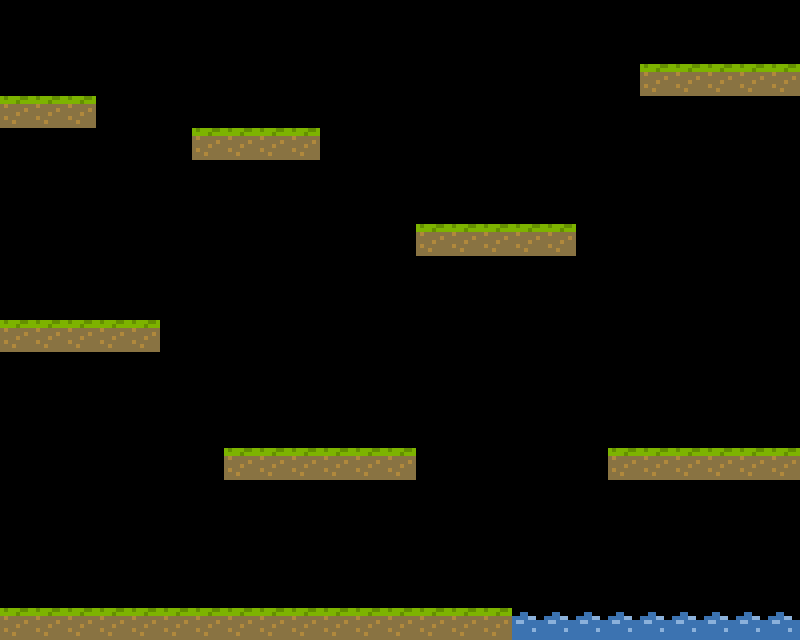

Rendered tile map (Tiled .tmx) drawn with the repository's tilesets; below, a short description and the map source with its tile grids summarised:
An orthogonal 25x20 tile map with 32x32 px tiles, 1 tile layer (ground), 3 tilesets and 3 objects.

<map version="1.0" orientation="orthogonal" renderorder="right-down" width="25" height="20" tilewidth="32" tileheight="32" nextobjectid="10">
 <tileset firstgid="1" name="tiles" tilewidth="32" tileheight="32">
  <image source="img/tilemap.png" width="128" height="64" />
 </tileset>
 <tileset firstgid="9" name="tree" tilewidth="32" tileheight="64">
  <image source="img/tree.png" width="128" height="64" />
 </tileset>
 <tileset firstgid="13" name="player" tilewidth="32" tileheight="32">
  <image source="img/player.png" width="320" height="32" />
 </tileset>
 <layer name="ground" width="25" height="20">
  <data>[500 cells, 59 non-empty, 2 distinct tile ids]</data>
 </layer>
 <objectgroup name="trees">
  <object id="7" gid="12" x="64" y="608" />
  <object id="8" gid="12" x="480" y="224" />
 </objectgroup>
 <objectgroup name="player">
  <object id="9" gid="13" x="256" y="608" />
 </objectgroup>
</map>